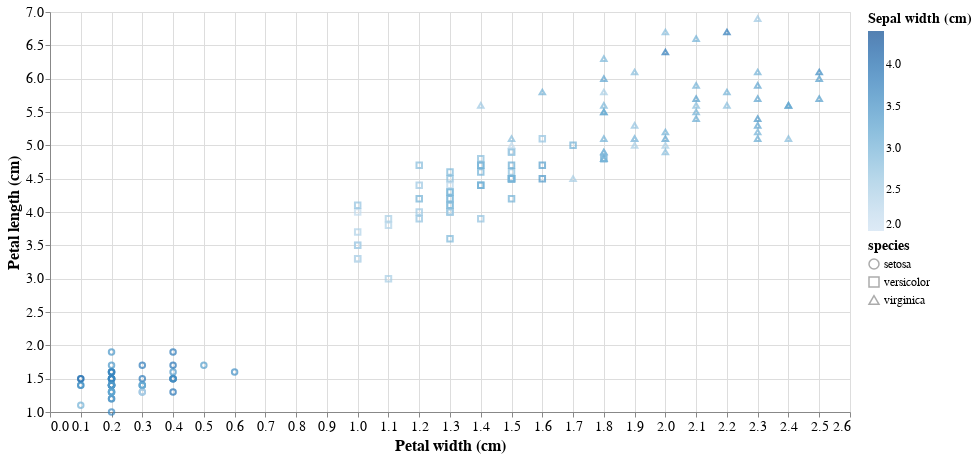

The notebook cell saved with this chart:
### Code cell
alt.Chart(df_iris)\
   .mark_point()\
   .encode(x=alt.X("petal_width:Q", scale=alt.Scale(zero=False), title="Petal width (cm)"),
           y=alt.Y("petal_length:Q", scale=alt.Scale(zero=False), title="Petal length (cm)"),
           color=alt.Color("sepal_width:Q", title="Sepal width (cm)"),
           shape="species:N")

### Figure 1 — Vega-Lite specification as saved in the notebook (floating-point values rounded to 4 significant figures; data arrays with more than 128 entries replaced by an {"elided": "..."} marker saying what was removed)
{"config": {"view": {"height": 400, "width": 800}, "title": {"fontSize": 24, "fontWeight": "normal", "titleAlign": "center"}, "axisLeft": {"labelFontSize": 14, "titleFontSize": 16}, "axisRight": {"labelFontSize": 14, "titleFontSize": 16}, "header": {"labelFontSize": 14, "titleFontSize": 16, "titleAlign": "left"}, "axisBottom": {"labelFontSize": 14, "titleFontSize": 16}, "legend": {"labelFontSize": 12, "titleFontSize": 14}}, "data": {"name": "data-6a6657a14372efbb00f3b375d8568851"}, "mark": "point", "encoding": {"color": {"type": "quantitative", "field": "sepal_width", "title": "Sepal width (cm)"}, "shape": {"type": "nominal", "field": "species"}, "x": {"type": "quantitative", "field": "petal_width", "scale": {"zero": false}, "title": "Petal width (cm)"}, "y": {"type": "quantitative", "field": "petal_length", "scale": {"zero": false}, "title": "Petal length (cm)"}}, "$schema": "https://vega.github.io/schema/vega-lite/v4.8.1.json", "datasets": {"data-6a6657a14372efbb00f3b375d8568851": {"elided": "150 records"}}}
